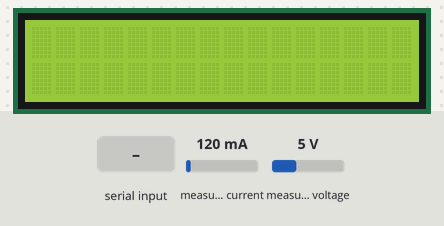
Simulated run of this sketch. Board: Arduino Uno, built with avr-gcc and run on an emulated ATmega328P. Parts: 16×2 character LCD. The test bench sets the inputs (shaded band); at power-on: measured current 120 mA, measured voltage 5 V. What the sketch prints to the serial monitor is not drawn.

Above: at 1.2 s.
1.3 s: "s" received over the second serial link
2.8 s: "s" received over the second serial link
At 3.7 s:
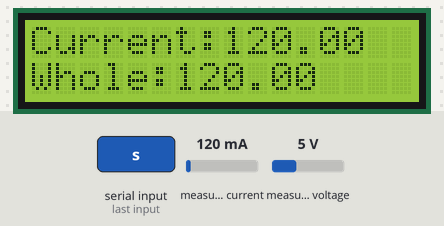
At 4.8 s:
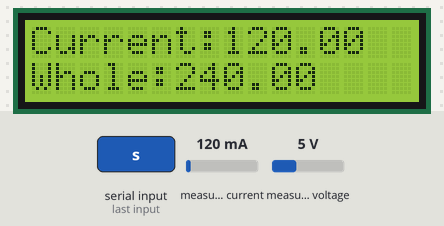
Timing chart, 0 to 6.3 s (numbered marks = the images above; inputs shaded):
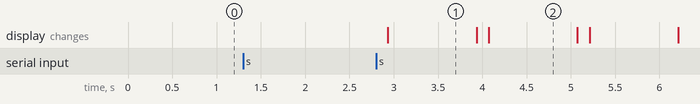

The sketch:

currentsensor.ino
```cpp
#include <Adafruit_BusIO_Register.h>
#include <Adafruit_I2CDevice.h>
#include <Adafruit_I2CRegister.h>
#include <Adafruit_SPIDevice.h>
#include <Adafruit_Sensor.h>
#include <Wire.h>
#include <Adafruit_INA219.h>
#include <LiquidCrystal_I2C.h>
#include <SoftwareSerial.h>

SoftwareSerial bluetooth(3, 2);
Adafruit_INA219 ina219;
LiquidCrystal_I2C lcd(0x27, 16, 2);
float whole_mA = 0;
float shuntvoltage = 0;
float busvoltage = 0;
float current_mA = 0;
float loadvoltage = 0;
float power_mW = 0;
char input;

void setup() {
  Serial.begin(9600);
  uint32_t crruntFrequency;
  bluetooth.begin(9600);
  ina219.begin();
  lcd.init();
  lcd.backlight();
}

void loop() {
  input = bluetooth.read();

  if (bluetooth.available()) {
    Serial.write(bluetooth.read());
  }

  if (input == 's'){
    while(input != 'e'){
    shuntvoltage = 0;
    busvoltage = 0;
    current_mA = 0;
    loadvoltage = 0;
    power_mW = 0;

    shuntvoltage = ina219.getShuntVoltage_mV();
    busvoltage = ina219.getBusVoltage_V();
    current_mA = ina219.getCurrent_mA();
    power_mW = ina219.getPower_mW();
    loadvoltage = busvoltage + (shuntvoltage / 1000);

    Serial.print("전력 출력 시작");
    Serial.print("Bus Voltage:   "); Serial.print(busvoltage); Serial.println(" V");
    Serial.print("Shunt Voltage: "); Serial.print(shuntvoltage); Serial.println(" mV");
    Serial.print("Load Voltage:  "); Serial.print(loadvoltage); Serial.println(" V");
    Serial.print("Current:       "); Serial.print(current_mA); Serial.println(" mA");
    Serial.print("Power:         "); Serial.print(power_mW); Serial.println(" mW");
    Serial.println("전력 출력 끝");

    whole_mA += current_mA;
    lcd.setCursor(0,0);
    lcd.print("Current:");
    lcd.print(current_mA);
    lcd.setCursor(0,1);
    lcd.print("Whole:");
    lcd.print(whole_mA);

    delay(1000);
    lcd.clear();
    input = bluetooth.read();
    }
  }
}
```

Measured:
- after the input at 1.3 s, every drawn part: stays the same
- after the input at 2.8 s, the display: changes after 0.14 s (image 1)
- what the display in image 1 shows lasts 1.0 s, from 2.9 s to 3.9 s
